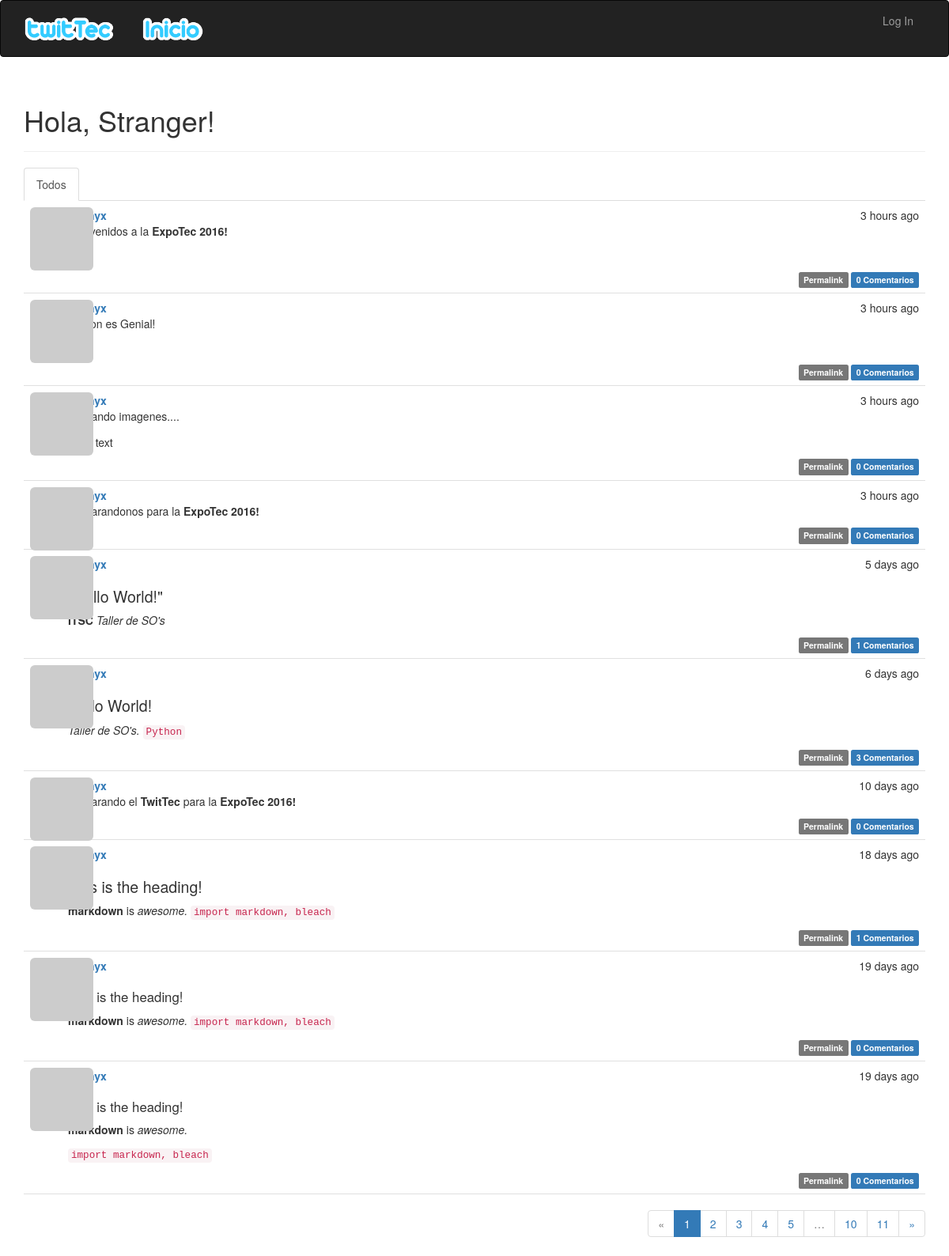
The page / on the database its author committed.
### app/models.py (models this page shows, shortened)
class Post(db.Model):
    __tablename__ = 'posts'
    id = db.Column(db.Integer, primary_key=True)
    body = db.Column(db.Text)
    body_html = db.Column(db.Text)
    timestamp = db.Column(db.DateTime, index=True, default=datetime.utcnow)
    author_id = db.Column(db.Integer, db.ForeignKey('users.id'))
    comments = db.relationship('Comment', backref='post', lazy='dynamic')

### app/main/views.py (the view)
@main.route('/', methods=['GET', 'POST'])
def index():
    form = PostForm()
    if current_user.can(Permission.WRITE_ARTICLES) and \
            form.validate_on_submit():
        post = Post(body=form.body.data,
                    author=current_user._get_current_object())
        db.session.add(post)
        return redirect(url_for('.index'))
    page = request.args.get('page', 1, type=int)
    show_followed = False
    if current_user.is_authenticated:
        show_followed = bool(request.cookies.get('show_followed', ''))
    if show_followed:
        query = current_user.followed_posts
    else:
        query = Post.query
    pagination = query.order_by(Post.timestamp.desc()).paginate(
        page, per_page=current_app.config['FLASKY_POSTS_PER_PAGE'],
        error_out=False)
    posts = pagination.items
    return render_template('index.html', form=form, posts=posts,
                           show_followed=show_followed, pagination=pagination)

### app/auth/views.py (called while the page is built)
@auth.before_app_request
def before_request():
    if current_user.is_authenticated:
        current_user.ping()
        if not current_user.confirmed \
                and request.endpoint[:5] != 'auth.' \
                and request.endpoint != 'static':
            return redirect(url_for('auth.unconfirmed'))

### app/main/__init__.py (called while the page is built)
@main.app_context_processor
def inject_permissions():
    return dict(Permission=Permission)

### app/models.py (called while the page is built)
    def gravatar(self, size=100, default='identicon', rating='g'):
        if request.is_secure:
            url = 'https://secure.gravatar.com/avatar'
        else:
            url = 'http://www.gravatar.com/avatar'
        hash = self.avatar_hash or hashlib.md5(
            self.email.encode('utf-8')).hexdigest()
        return '{url}/{hash}?s={size}&d={default}&r={rating}'.format(
            url=url, hash=hash, size=size, default=default, rating=rating)

    def can(self, permissions):
        return False

    def is_administrator(self):
        return False

### app/templates/index.html (shortened to what this page needs)
{% extends "base.html" %}
{% import "bootstrap/wtf.html" as wtf %}
{% import "_macros.html" as macros %}
{% block page_content %}
<div class="page-header">
    <h1>Hola, {% if current_user.is_authenticated %}{{ current_user.username }}{% else %}Stranger{% endif %}!</h1>
</div>
<div class="post-tabs">
    <ul class="nav nav-tabs">
        <li{% if not show_followed %} class="active"{% endif %}><a href="{{ url_for('.show_all') }}">Todos</a></li>
    </ul>
    {% include '_posts.html' %}
</div>
<div class="pagination">
  {{ macros.pagination_widget(pagination, '.index') }}
</div>
{% endblock %}

### app/templates/_posts.html (shortened to what this page needs)
<ul class="posts">
    {% for post in posts %}
    <li class="post">
        <div class="post-thumbnail">
            <a href="{{ url_for('.user', username=post.author.username) }}">
                <img class="img-rounded profile-thumbnail" src="{{ post.author.gravatar(size=40) }}">
            </a>
        </div>
        <div class="post-content">
            <div class="post-date">{{ moment(post.timestamp).fromNow() }}</div>
            <div class="post-author"><a href="{{ url_for('.user', username=post.author.username) }}">{{ post.author.username }}</a></div>
            <div class="post-body">
                {% if post.body_html %}
                    {{ post.body_html | safe }}
                {% else %}
                    {{ post.body }}
                {% endif %}
            </div>
            <div class="post-footer">
                <a href="{{ url_for('.post', id=post.id) }}">
                    <span class="label label-default">Permalink</span>
                </a>
                <a href="{{ url_for('.post', id=post.id) }}#comments">
                    <span class="label label-primary">{{ post.comments.count() }} Comentarios</span>
                </a>
            </div>
        </div>
    </li>
    {% endfor %}
</ul>

### app/static/styles.css (style rules this page uses)
.profile-thumbnail { position: absolute; }
div.post-tabs { margin-top: 16px; }
ul.posts { list-style-type: none; padding: 0px; margin: 16px 0px 0px 0px; border-top: 1px solid #e0e0e0; }
div.post-tabs ul.posts { margin: 0px; border-top: none; }
ul.posts li.post { padding: 8px; border-bottom: 1px solid #e0e0e0; }
div.post-date { float: right; }
div.post-author { font-weight: bold; }
div.post-thumbnail { position: absolute; }
div.post-content { margin-left: 48px; min-height: 48px; }
div.post-footer { text-align: right; }
div.pagination { width: 100%; text-align: right; padding: 0px; margin: 0px; }
.post-body h1 { font-size: 140%; }
.post-body h3 { font-size: 120%; }

### rows shown on the page
Post: timestamp "3 hours ago", body_html "Bienvenidos a la ExpoTec 2016!", comments.count "0"
Post: timestamp "3 hours ago", body_html "Python es Genial!", comments.count "0"
Post: timestamp "3 hours ago", body_html "Probando imagenes....", comments.count "0"
Post: timestamp "3 hours ago", body_html "Preparandonos para la ExpoTec 2016!", comments.count "0"
Post: timestamp "5 days ago", body_html "\"Hello World!\" ITSC Taller de SO's", comments.count "1"
Post: timestamp "6 days ago", body_html "Hello World! Taller de SO's. Python", comments.count "3"
Post: timestamp "10 days ago", body_html "Preparando el TwitTec para la ExpoTec 2016!", comments.count "0"
Post: timestamp "18 days ago", body_html "This is the heading! markdown is awesome. import markdown, bleach", comments.count "1"
Post: timestamp "19 days ago", body_html "This is the heading! markdown is awesome. import markdown, bleach", comments.count "0"
Post: timestamp "19 days ago", body_html "This is the heading! markdown is awesome. import markdown, bleach", comments.count "0"

### other values the page prints
{{ p }} "1"
{{ p }} "2" "3" "4" "5" "10" "11"
